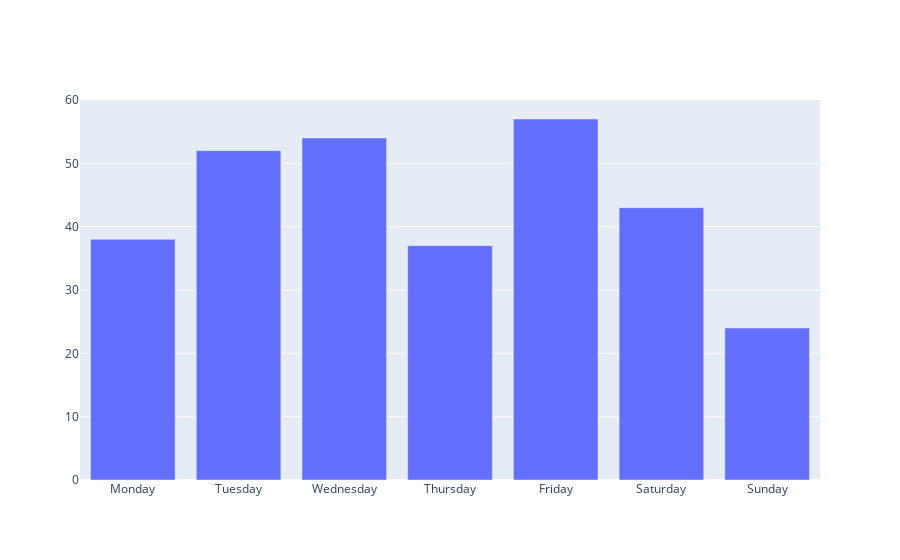

This figure's notebook cell:
### Code cell
fig = go.Figure([go.Bar(x = labels, y = values)])
fig.show()

### Figure 1 — Plotly figure (JSON) as saved in the notebook; plotly's stock layout.template omitted (floating-point values rounded to 4 significant figures)
{"data": [{"type": "bar", "x": ["Monday", "Tuesday", "Wednesday", "Thursday", "Friday", "Saturday", "Sunday"], "y": [38, 52, 54, 37, 57, 43, 24]}], "layout": {}}
